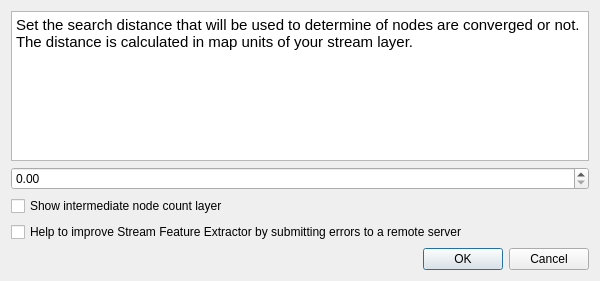
<?xml version="1.0" encoding="UTF-8"?>
<ui version="4.0">
 <class>StreamOptionsDialogBase</class>
 <widget class="QDialog" name="StreamOptionsDialogBase">
  <property name="geometry">
   <rect>
    <x>0</x>
    <y>0</y>
    <width>600</width>
    <height>281</height>
   </rect>
  </property>
  <property name="windowTitle">
   <string>Options</string>
  </property>
  <layout class="QGridLayout" name="gridLayout">
   <item row="2" column="0">
    <widget class="QCheckBox" name="show_intermediate_layer">
     <property name="text">
      <string>Show intermediate node count layer</string>
     </property>
    </widget>
   </item>
   <item row="0" column="0" colspan="2">
    <widget class="QTextBrowser" name="textBrowser">
     <property name="html">
      <string>&lt;!DOCTYPE HTML PUBLIC &quot;-//W3C//DTD HTML 4.0//EN&quot; &quot;http://www.w3.org/TR/REC-html40/strict.dtd&quot;&gt;
&lt;html&gt;&lt;head&gt;&lt;meta name=&quot;qrichtext&quot; content=&quot;1&quot; /&gt;&lt;style type=&quot;text/css&quot;&gt;
p, li { white-space: pre-wrap; }
&lt;/style&gt;&lt;/head&gt;&lt;body style=&quot; font-family:'Ubuntu'; font-size:11pt; font-weight:400; font-style:normal;&quot;&gt;
&lt;p style=&quot; margin-top:0px; margin-bottom:0px; margin-left:0px; margin-right:0px; -qt-block-indent:0; text-indent:0px;&quot;&gt;&lt;span style=&quot; font-family:'Cantarell';&quot;&gt;Set the search distance that will be used to determine of nodes are converged or not. The distance is calculated in map units of your stream layer.&lt;/span&gt;&lt;/p&gt;&lt;/body&gt;&lt;/html&gt;</string>
     </property>
    </widget>
   </item>
   <item row="1" column="0" colspan="2">
    <widget class="QDoubleSpinBox" name="distance"/>
   </item>
   <item row="4" column="0" colspan="2">
    <widget class="QDialogButtonBox" name="button_box">
     <property name="orientation">
      <enum>Qt::Horizontal</enum>
     </property>
     <property name="standardButtons">
      <set>QDialogButtonBox::Cancel|QDialogButtonBox::Ok</set>
     </property>
    </widget>
   </item>
   <item row="3" column="0">
    <widget class="QCheckBox" name="sentry_logging">
     <property name="text">
      <string>Help to improve Stream Feature Extractor by submitting errors to a remote server</string>
     </property>
    </widget>
   </item>
  </layout>
 </widget>
 <resources/>
 <connections>
  <connection>
   <sender>button_box</sender>
   <signal>accepted()</signal>
   <receiver>StreamOptionsDialogBase</receiver>
   <slot>accept()</slot>
   <hints>
    <hint type="sourcelabel">
     <x>9</x>
     <y>185</y>
    </hint>
    <hint type="destinationlabel">
     <x>20</x>
     <y>20</y>
    </hint>
   </hints>
  </connection>
  <connection>
   <sender>button_box</sender>
   <signal>rejected()</signal>
   <receiver>StreamOptionsDialogBase</receiver>
   <slot>reject()</slot>
   <hints>
    <hint type="sourcelabel">
     <x>9</x>
     <y>185</y>
    </hint>
    <hint type="destinationlabel">
     <x>20</x>
     <y>20</y>
    </hint>
   </hints>
  </connection>
 </connections>
</ui>
